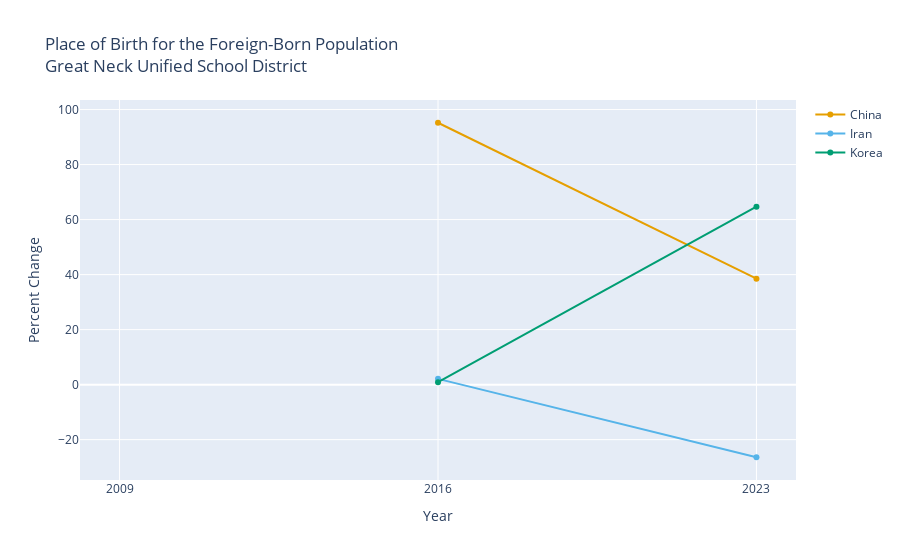

Notebook source saved alongside this figure:
### Markdown cell above
It is a shame that the 5-year ACS only goes back to 2009 (I wish it went back to 1980, the first Census during my lifetime!). But this graph is pretty much what I was most interested in when I started this project.

Because the influx of immigrants to Great Neck was due to the Islamic Revolution of 1979, I expected that number of eventually decline. To be honest, I was surprised that it increased between 2009-2016, as the revolution was ~35 years before that. 

I had heard that there was recently an increase of immigrants from Asia, but had no idea what the numbers would be like. The fact that the number of Chinese-born immigrants recently became larger than the number of Iranian-born immigrants feels somewhat symbolic. And I can see why this was such a topic of conversation among residents when I came home.

To get a feel for the pace of change, we can convert these numbers to a percent change As before, 2009 is blank in this chart because there is nothing to compare it to.

### Code cell
from utils import pct_change_multiyear

df_percent_change = pct_change_multiyear(df)
print(df_percent_change)

graph_multiyear(
    df_percent_change,
    "Place of Birth for the Foreign-Born Population<br>Great Neck Unified School District",
    "Percent Change",
)

### Figure 1 — Plotly figure (JSON) as saved in the notebook; plotly's stock layout.template omitted (floating-point values rounded to 4 significant figures)
{"data": [{"hovertemplate": "Year: %{x}<br>China: %{y:,}<extra></extra>", "line": {"color": "#E69F00"}, "mode": "lines+markers", "name": "China", "type": "scatter", "x": [2009, 2016, 2023], "y": [null, 95.2, 38.5]}, {"hovertemplate": "Year: %{x}<br>Iran: %{y:,}<extra></extra>", "line": {"color": "#56B4E9"}, "mode": "lines+markers", "name": "Iran", "type": "scatter", "x": [2009, 2016, 2023], "y": [null, 2.1, -26.4]}, {"hovertemplate": "Year: %{x}<br>Korea: %{y:,}<extra></extra>", "line": {"color": "#009E73"}, "mode": "lines+markers", "name": "Korea", "type": "scatter", "x": [2009, 2016, 2023], "y": [null, 0.9, 64.7]}], "layout": {"title": {"text": "Place of Birth for the Foreign-Born Population<br>Great Neck Unified School District"}, "xaxis": {"tickmode": "array", "ticktext": ["2009", "2016", "2023"], "tickvals": [2009, 2016, 2023], "title": {"text": "Year"}}, "yaxis": {"title": {"text": "Percent Change"}}}}
